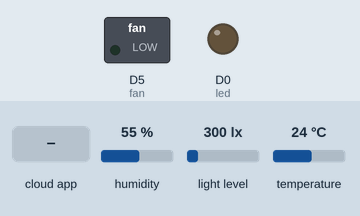
Recording of a sketch running on a simulated ESP8266 (NodeMCU). Shown: switched loads named in the sketch (green lamp = pin HIGH), output pins drawn as LEDs (lit = HIGH). The test bench sets the inputs (shaded band); at power-on: humidity 55 %, light level 300 lx, temperature 24 °C. WiFi joins after 1.5 s; servers stay silent unless stated; the Firebase database answers and starts empty; what the sketch prints to the serial monitor is not drawn.

Above: at 2.7 s.
2.8 s: the phone or cloud app sets led to 1
At 4.8 s:
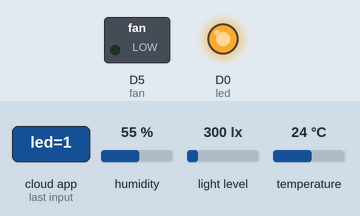
5.4 s: the phone or cloud app sets fan to 1
At 6.8 s:
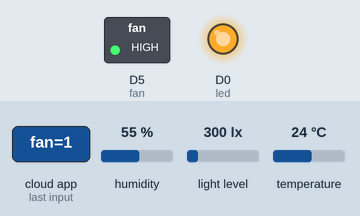
7.1 s: the phone or cloud app sets led to 0
At 9.3 s:
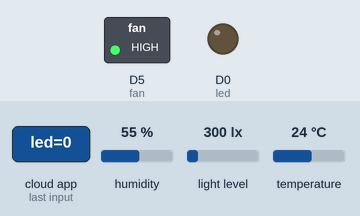
10.1 s: the phone or cloud app sets fan to 0
At 11.5 s:
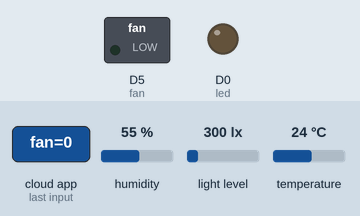
Timing chart, 0 to 12.8 s (numbered marks = the images above; inputs shaded):
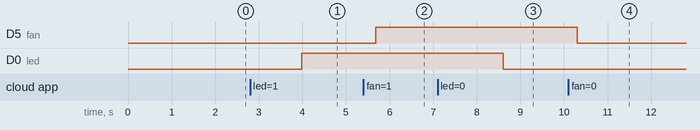

Measured:
- after the input at 2.8 s, D0 (led): LOW → HIGH after 1.2 s
- after the input at 5.4 s, D5 (fan): LOW → HIGH after 0.28 s
- after the input at 7.1 s, D0 (led): HIGH → LOW after 1.5 s
- after the input at 10.1 s, D5 (fan): HIGH → LOW after 0.20 s

The sketch:

firebase_example2.ino
```cpp
// (licence header left out)
// FirebaseDemo_ESP8266 is a sample that demo the different functions
// of the FirebaseArduino API.

#include <ESP8266WiFi.h>
#include <FirebaseArduino.h>
#include <Wire.h>
#include <BH1750.h>
#include <SHT1x.h>

// Cấu hình.
#define led D0
#define fan D5
#define dataPin D1
#define clockPin D2

#define FIREBASE_HOST "arduinodemo-c1c05.firebaseio.com"
#define FIREBASE_AUTH ""
#define WIFI_SSID "Wifi-free"
#define WIFI_PASSWORD "88888880"

BH1750 lightMeter;
SHT1x sht1x(dataPin, clockPin);

void setup() {
  Serial.begin(115200);

  // Két nối wifi.
  WiFi.begin(WIFI_SSID, WIFI_PASSWORD);
  Serial.print("connecting");
  while (WiFi.status() != WL_CONNECTED) {
    Serial.print(".");
    delay(500);
  }
  Serial.println();
  Serial.print("connected: ");
  Serial.println(WiFi.localIP());

  pinMode(led, OUTPUT);
  pinMode(fan, OUTPUT);
  Wire.begin(D4, D3);

  lightMeter.begin();
  Firebase.begin(FIREBASE_HOST, FIREBASE_AUTH);
}

int n = 0;


void loop() {
  uint16_t lux = lightMeter.readLightLevel();
  float temp_c;
  float humidity;
  String ledstate,fanstate;

  //read values from sht10
  temp_c = sht1x.readTemperatureC();
  humidity = sht1x.readHumidity();


  /*// Set giá trị lưu vào db
  Firebase.setString("led", state);
  // Kiểm tra lỗi
  if (Firebase.failed()) {
      Serial.print("setting /number failed:");
      Serial.println(Firebase.error());
      return;
  }
  delay(500);*/

  // Cập nhật giá trị
  /*Firebase.setString("led", ledstate);
  // Kiểm tra lỗi
  if (Firebase.failed()) {
      Serial.print("setting /number failed:");
      Serial.println(Firebase.error());
      return;
  }
  delay(100);

  Firebase.setString("led", fanstate);
  // Kiểm tra lỗi
  if (Firebase.failed()) {
      Serial.print("setting /number failed:");
      Serial.println(Firebase.error());
      return;
  }
  delay(100);*/

  Firebase.setInt("light", lux);
  // Kiểm tra lỗi
  if (Firebase.failed()) {
      Serial.print("setting /number failed:");
      Serial.println(Firebase.error());
      return;
  }
  delay(100);

  Firebase.setFloat("humidity", humidity);
  // Kiểm tra lỗi
  if (Firebase.failed()) {
      Serial.print("setting /number failed:");
      Serial.println(Firebase.error());
      return;
  }
  delay(100);

  Firebase.setFloat("temperature", temp_c);
  // Kiểm tra lỗi
  if (Firebase.failed()) {
      Serial.print("setting /number failed:");
      Serial.println(Firebase.error());
      return;
  }
  delay(100);

  // Lấy giá trị
  Serial.print("led: ");
  ledstate = Firebase.getString("led");
  Serial.println(ledstate);
  digitalWrite(led, ledstate.toInt());
  Serial.print("fan: ");
  fanstate = Firebase.getString("fan");
  Serial.println(fanstate);
  digitalWrite(fan, fanstate.toInt());

  Serial.print("light: ");
  Serial.println(Firebase.getInt("light"));
  Serial.print("temperature: ");
  Serial.println(Firebase.getFloat("temperature"));
  Serial.print("humidity: ");
  Serial.println(Firebase.getFloat("humidity"));
  //delay(1000);


  /*// Xóa giá trị
  Firebase.remove("light");
  delay(1000);*/

  /*// Thêm chuỗi
  Firebase.setString("message", "hello world");
  // Kiểm tra lỗi
  if (Firebase.failed()) {
      Serial.print("setting /message failed:");
      Serial.println(Firebase.error());
      return;
  }
  delay(1000);*/

  /*// Thêm giá trị bool
  Firebase.setBool("truth", false);
  // Kiểm tra lỗi
  if (Firebase.failed()) {
      Serial.print("setting /truth failed:");
      Serial.println(Firebase.error());
      return;
  }
  delay(1000);*/

  /*// Lưu log
  String name = Firebase.pushInt("logs", n++);
  // Kiểm tra lỗi
  if (Firebase.failed()) {
      Serial.print("pushing /logs failed:");
      Serial.println(Firebase.error());
      return;
  }

  Serial.print("pushed: /logs/");
  Serial.println(name);
  //delay(1000);*/
}
```
